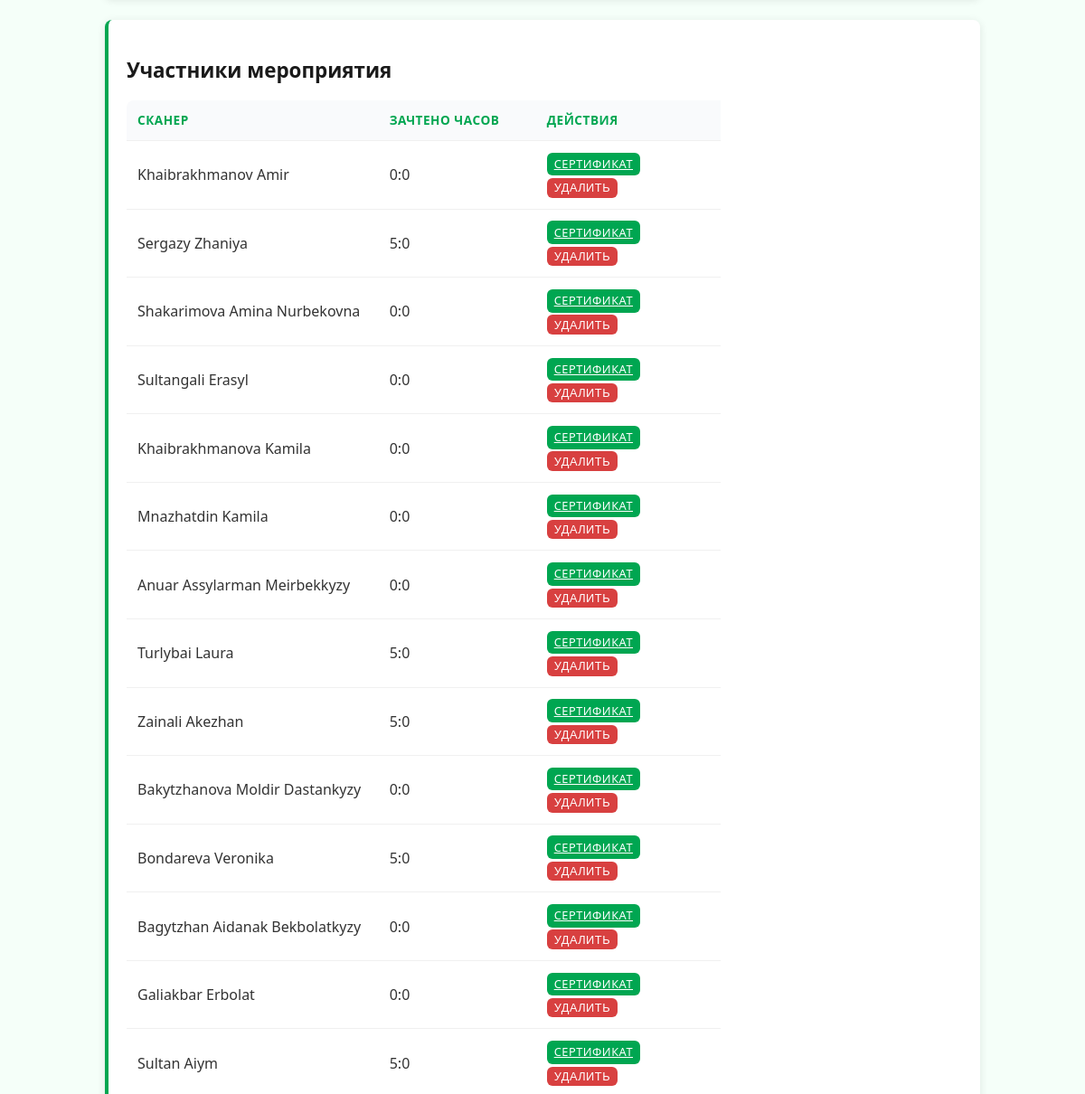
Before: /events/398/edit/ (signed in, middle part) with the older database file.
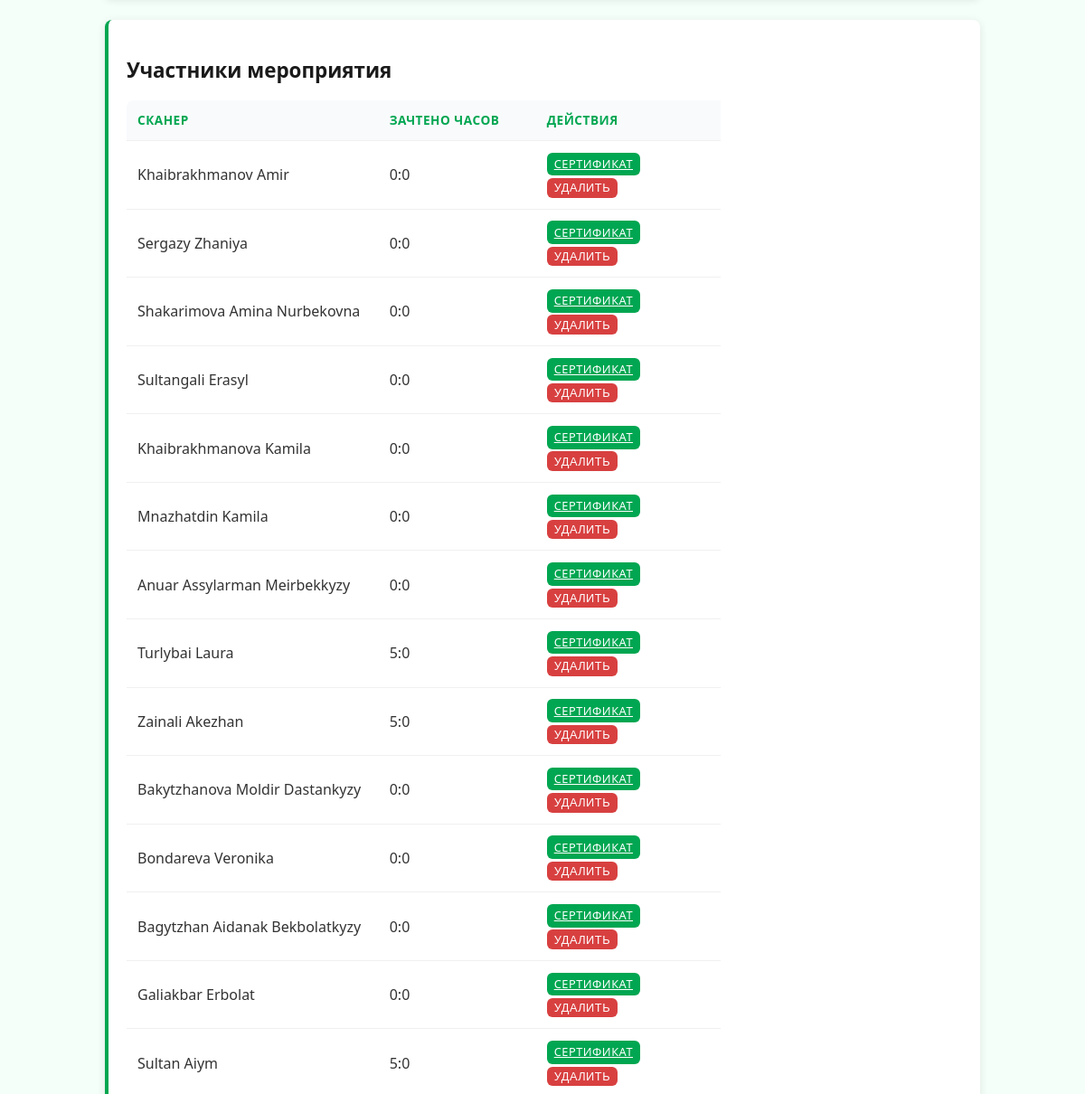
After: the same page with the newer database file.
### core/models.py (models this page shows, shortened)
class EventParticipant(models.Model):
    event = models.ForeignKey(Event, on_delete=models.CASCADE)
    volunteer = models.ForeignKey(Scanner, on_delete=models.CASCADE)
    registered_at = models.DateTimeField(default=timezone.now)
    hours_awarded = models.FloatField(default=0.0)
    class Meta:
        unique_together = ('event', 'volunteer')

class Scanner(models.Model):
    first_name = models.CharField(max_length=100)
    last_name = models.CharField(max_length=100)
    email = models.EmailField(blank=True, null=True)
    created_at = models.DateTimeField(default=timezone.now)

### core/views.py (the view, shortened to what this page needs)
# urls.py: path('events/<int:event_id>/edit/', views.event_edit, name='event_edit'),
@team_leader_required
def event_edit(request, event_id):
    event = Event.objects.get(id=event_id)
    all_scanners = Scanner.objects.all()
    participants = EventParticipant.objects.filter(event=event).select_related('volunteer')
    return render(request, 'core/event_edit.html', {
        'event': event,
        'all_scanners': all_scanners,
        'participants': participants,
        'is_creator': event.created_by == request.user,
        'is_admin': request.user.is_staff
    })

### core/models.py (called while the page is built)
def is_team_leader(user):
    return user.groups.filter(name='Тимлидеры').exists()

### core/templatetags/custom_filters.py (called while the page is built)
@register.filter
def multiply(value, arg):
    try:
        return float(value) * float(arg)
    except (ValueError, TypeError):
        return 0

@register.filter
def subtract(value, arg):
    try:
        return float(value) - float(arg)
    except (ValueError, TypeError):
        return 0

### core/views.py (called while the page is built)
def is_team_leader_or_admin(user):
    return user.is_authenticated and (user.is_team_leader or user.is_staff)

### templates/core/event_edit.html (shortened to what this page needs)
{% extends 'base.html' %}
{% load custom_filters %}
{% block content %}
<div class="card mb-3">
    <h2 class="mb-2">Участники мероприятия</h2>
    {% if participants %}
    <form method="post">
        <table>
            <thead>
                <tr>
                    <th>Сканер</th>
                    {% if is_admin %}
                    <th style="width: 150px;">Зачтено часов</th>
                    {% endif %}
                    <th style="width: 180px;">Действия</th>
                </tr>
            </thead>
            <tbody>
                {% for p in participants %}
                <tr>
                    <td>{{ p.volunteer.first_name }} {{ p.volunteer.last_name }}</td>
                    {% if is_admin %}
                    <td style="font-weight: 500;">
                        {% with total=p.hours_awarded %}
                            {% with h=total|floatformat:0 %}
                                {% with m=total|subtract:h|multiply:60|floatformat:0 %}
                                    {{ h }}:{% if m|add:'0'|length == 1 %}0{% endif %}{{ m|add:'0' }}
                                {% endwith %}
                            {% endwith %}
                        {% endwith %}
                    </td>
                    {% endif %}
                    <td>
                        <a href="{% url 'generate_certificate' p.id %}" class="btn btn-success" style="font-size: 0.8rem; padding: 0.2rem 0.5rem;">Сертификат</a>
                        {% if is_admin %}
                        <form method="post" style="display:inline;" onsubmit="return confirm('Удалить сканера из мероприятия?');">
                            <button type="submit" name="remove_participant" class="btn btn-danger" style="font-size: 0.8rem; padding: 0.2rem 0.5rem;">Удалить</button>
                        </form>
                        {% endif %}
                    </td>
                </tr>
                {% endfor %}
            </tbody>
        </table>
    </form>
    {% else %}
    <p style="color: #666; text-align: center; padding: 1rem;">
        Пока нет добавленных сканеров
    </p>
    {% endif %}
</div>
{% endblock %}

Changed rows visible on the page:
changed EventParticipant "Sergazy": h "5" → "0"
changed EventParticipant "Bondareva": h "5" → "0"
